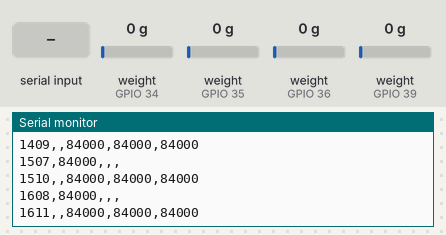
Bench run of a program on a simulated ESP32. Parts: the last lines printed to the serial monitor. Wiring (inferred from the names in the program): 4 × HX711 load-cell converter: data GPIO 34, SCK GPIO 25 / data GPIO 35, SCK GPIO 26 / data GPIO 36, SCK GPIO 27 / data GPIO 39, SCK GPIO 32. Inputs (shaded band) come from the test bench; at power-on: weight on the scale (sensors on GPIO 34, GPIO 35, GPIO 36, GPIO 39) 0 g.

Above: at 1.7 s.
1.8 s: weight on the scale (sensor on GPIO 34) set to 100 g
At 1.82 s:
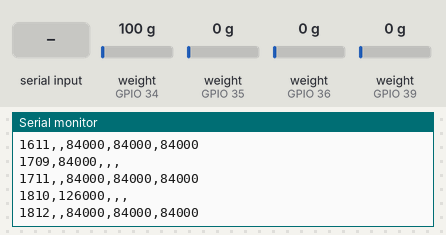
3.3 s: weight on the scale (sensor on GPIO 35) set to 100 g
At 3.33 s:
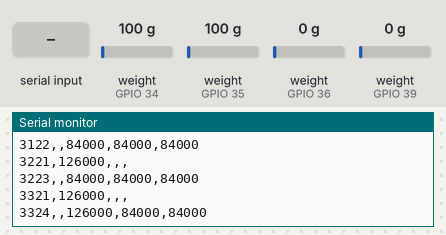
4.8 s: weight on the scale (sensor on GPIO 36) set to 100 g
At 4.84 s:
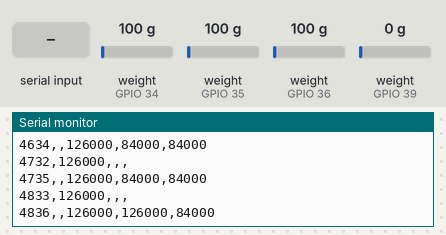
6.3 s: weight on the scale (sensor on GPIO 39) set to 100 g
At 6.35 s:
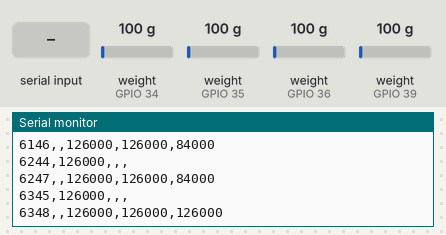
7.8 s: "i" received over Serial
9.3 s: "p" received over Serial
At 9.38 s:
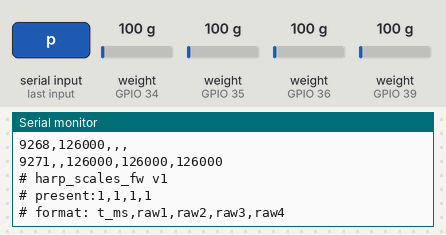
Timing chart, 0 to 11.8 s (numbered marks = the images above; inputs shaded):
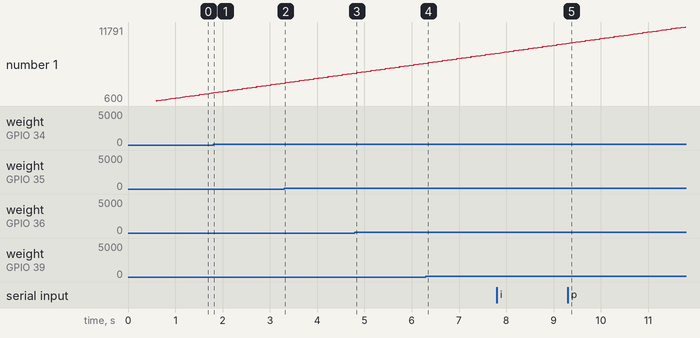

The program:

main.cpp
```cpp
// HARP wheel scales — raw HX711 streamer, fw v1 (2026-10-04)
// ESP32 WROOM-32 DevKitC (esp32dev) · USB serial 115200 · no libraries
//
// Streams one line whenever any present scale has a new conversion:
//     t_ms,raw1,raw2,raw3,raw4
//   raw = signed 24-bit HX711 count, channel A, gain 128. An empty field means
//   no new sample from that scale since the last line (or scale not present).
// Info lines start with '#'. Serial commands: 'i' = reprint info,
//   'p' = re-probe which scales are present (use after plugging one in).
// No tare or calibration here: all of that lives in the host script.
//
// Scale  DT       SCK   (GPIO34-39 are input-only, no internal pull-ups)
//   1    34       25    left drive  (left front)
//   2    35       26    right drive
//   3    36 (VP)  27    left caster
//   4    39 (VN)  32    right caster

#include <Arduino.h>

static const int N = 4;
static const uint8_t DT_PIN[N]  = {34, 35, 36, 39};
static const uint8_t SCK_PIN[N] = {25, 26, 27, 32};
static const char* FW = "harp_scales_fw v1";

static portMUX_TYPE mux = portMUX_INITIALIZER_UNLOCKED;
static bool present[N];
static int32_t last[N];
static bool fresh[N];

// Shift out one conversion. SCK must stay high < 60 us or the HX711 powers
// down, hence the critical section. 25 pulses total selects channel A,
// gain 128 for the next conversion (B+/B- are never selected).
static int32_t hxRead(int i) {
  uint32_t v = 0;
  portENTER_CRITICAL(&mux);
  for (int b = 0; b < 25; b++) {
    digitalWrite(SCK_PIN[i], HIGH);
    delayMicroseconds(1);
    if (b < 24) v = (v << 1) | (uint32_t)digitalRead(DT_PIN[i]);
    digitalWrite(SCK_PIN[i], LOW);
    delayMicroseconds(1);
  }
  portEXIT_CRITICAL(&mux);
  if (v & 0x800000UL) v |= 0xFF000000UL;  // sign-extend 24 -> 32 bit
  return (int32_t)v;
}

// A real HX711 pulls DT low when a conversion is ready (within ~400 ms of
// power-up at 10 SPS) and drives it high again right after the read.
// A floating DT pin (nothing connected) fails one of these checks.
static bool probe(int i) {
  uint32_t t0 = millis();
  while (digitalRead(DT_PIN[i]) == HIGH) {
    if (millis() - t0 > 1000) return false;
    delay(1);
  }
  int32_t v = hxRead(i);
  delayMicroseconds(20);
  bool highAfter = (digitalRead(DT_PIN[i]) == HIGH);
  return highAfter && v != 0 && v != -1;
}

static void printInfo() {
  Serial.printf("# %s\n", FW);
  Serial.print("# present:");
  for (int i = 0; i < N; i++) {
    Serial.print(present[i] ? 1 : 0);
    if (i < N - 1) Serial.print(',');
  }
  Serial.println();
  Serial.println("# format: t_ms,raw1,raw2,raw3,raw4");
}

static void probeAll() {
  for (int i = 0; i < N; i++) { present[i] = probe(i); fresh[i] = false; }
}

void setup() {
  Serial.begin(115200);
  for (int i = 0; i < N; i++) {
    pinMode(DT_PIN[i], INPUT);
    pinMode(SCK_PIN[i], OUTPUT);
    digitalWrite(SCK_PIN[i], LOW);  // SCK low = HX711 powered up
  }
  delay(500);  // HX711 power-up settle
  probeAll();
  printInfo();
}

void loop() {
  bool any = false;
  for (int i = 0; i < N; i++) {
    if (present[i] && digitalRead(DT_PIN[i]) == LOW) {
      last[i] = hxRead(i);
      fresh[i] = true;
      any = true;
    }
  }
  if (any) {
    char buf[96];
    int n = snprintf(buf, sizeof buf, "%lu", (unsigned long)millis());
    for (int i = 0; i < N; i++) {
      if (fresh[i]) n += snprintf(buf + n, sizeof buf - n, ",%ld", (long)last[i]);
      else          n += snprintf(buf + n, sizeof buf - n, ",");
      fresh[i] = false;
    }
    Serial.println(buf);
  }
  while (Serial.available()) {
    char c = Serial.read();
    if (c == 'i') printInfo();
    else if (c == 'p') { probeAll(); printInfo(); }
  }
}
```

Measured:
- after the input at 1.8 s, the serial monitor: prints a new line at once (image 1)
